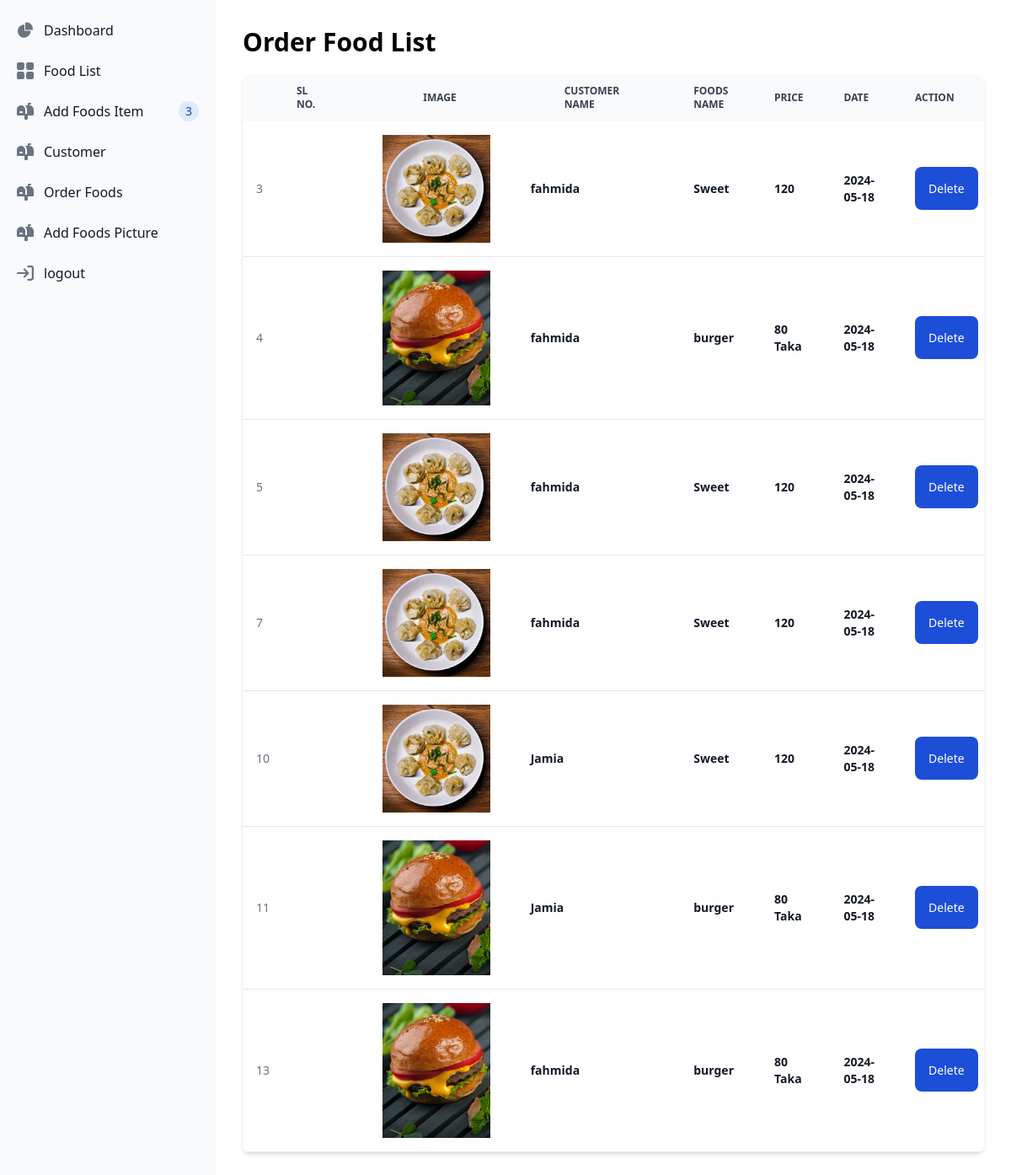
The app's page /Admin/orderFoods.php with its own data.
### tables this page shows
CREATE TABLE `order` (
  `id` int(11) NOT NULL,
  `c_id` int(11) NOT NULL,
  `foodname` varchar(256) NOT NULL,
  `price` varchar(256) NOT NULL,
  `username` varchar(256) NOT NULL,
  `photo` varchar(256) NOT NULL,
  `date` date NOT NULL DEFAULT current_timestamp()
);

### Admin/orderFoods.php (the view, shortened to what this page needs)
<!DOCTYPE html>
<html lang="en">
<head>
    <script src="https://cdn.tailwindcss.com"></script>
    <link rel="stylesheet" href="https://cdnjs.cloudflare.com/ajax/libs/flowbite/2.3.0/flowbite.css" />
    <link rel="stylesheet" href="../Style/style.css">
</head>
<body>
<?php require_once("aside.php");?>
<div class="p-4 sm:ml-64">
   <div class="p-4  rounded-lg dark:border-gray-700">
     <div class="foodlist mb-5">
        <h1 class="text-3xl font-extrabold">Order Food List</h1>
     </div>
<div class="food-list">
                            <div class="relative overflow-x-auto shadow-md sm:rounded-lg">
                                <table class="w-full text-sm text-left rtl:text-right text-gray-500 dark:text-gray-400">
                                    <thead class="text-xs text-gray-700 uppercase bg-gray-50 dark:bg-gray-700 dark:text-gray-400">
                                        <tr>
                                            <th scope="col" class="px-16 py-3">
                                                Sl No.
                                            </th>
                                            <th scope="col" class="px-16 py-3">
                                                Image
                                            </th>
                                            <th scope="col" class="px-16 py-3">
                                                Customer Name
                                            </th>
                                            <th scope="col" class="px-6 py-3">
                                                Foods Name
                                            </th>
                                            <th scope="col" class="px-6 py-3">
                                                Price
                                            </th>
                                            <th scope="col" class="px-6 py-3">
                                                Date
                                            </th>
                                            <th scope="col" class="px-6 py-3">
                                                Action
                                            </th>
                                        </tr>
                                    </thead>
                                    <tbody>
<?php
 require("../config/configer.php");
 $readData = "SELECT * FROM `order`";
 $query=mysqli_query($connect,$readData);
 while($data = mysqli_fetch_assoc($query)){
     $foodIdOr=$data['id'];
     $foodNameOr=$data['foodname'];
     $photoOr=$data['photo'];
     $tkOr=$data['price'];
     $date=$data['date'];
     $username=$data['username'];
 ?>
                                        <tr class="bg-white border-b dark:bg-gray-800 dark:border-gray-700 hover:bg-gray-50 dark:hover:bg-gray-600">
                                            <td class="p-4">
                                                <?php echo $foodIdOr; ?>
                                            </td>
                                            <td class="p-4">
                                                <img src="../image/<?php echo $photoOr?>" class="w-16 md:w-32 max-w-full max-h-full" alt="Food Not Found">
                                            </td>
                                            <td class="px-6 py-4 font-semibold text-gray-900 dark:text-white">
                                                <?php echo $username; ?>
                                            </td>
                                            <td class="px-6 py-4 font-semibold text-gray-900 dark:text-white">
                                                <?php echo $foodNameOr; ?>
                                            </td>
                                            <td class="px-6 py-4 font-semibold text-gray-900 dark:text-white">
                                               <?php echo $tkOr; ?>
                                            </td>
                                            <td class="px-6 py-4 font-semibold text-gray-900 dark:text-white">
                                               <?php echo $date; ?>
                                            </td>
                                            <td class="px-6 py-4">
                                                <a href="../php/adminDelOrder.php?del=<?php echo $foodIdOr; ?>" class="font-medium bg-blue-700 p-4 rounded-lg text-white dark:text-white hover:underline">Delete</a>
                                            </td>
                                        </tr>
<?php
 }
 ?>
                                    </tbody>
                                </table>
                            </div>
             </div>
   </div>
</div>
</body>
</html>

### Admin/aside.php (shortened to what this page needs)
<aside id="default-sidebar" class="fixed top-0 left-0 z-40 w-64 h-screen transition-transform -translate-x-full sm:translate-x-0" aria-label="Sidebar">
   <div class="h-full px-3 py-4 overflow-y-auto bg-gray-50 dark:bg-gray-800">
      <ul class="space-y-2 font-medium">
         <li>
            <a href="admin.php" class="flex items-center p-2 text-gray-900 rounded-lg dark:text-white hover:bg-gray-100 dark:hover:bg-gray-700 group">
               <span class="ms-3">Dashboard</span>
            </a>
         </li>
         <li>
            <a href="foodList.php" class="flex items-center p-2 text-gray-900 rounded-lg dark:text-white hover:bg-gray-100 dark:hover:bg-gray-700 group">
               <span class="flex-1 ms-3 whitespace-nowrap">Food List</span>
            </a>
         </li>
         <li>
            <a href="addFoods.php" class="flex items-center p-2 text-gray-900 rounded-lg dark:text-white hover:bg-gray-100 dark:hover:bg-gray-700 group">
               <span class="flex-1 ms-3 whitespace-nowrap">Add Foods Item</span>
               <span class="inline-flex items-center justify-center w-3 h-3 p-3 ms-3 text-sm font-medium text-blue-800 bg-blue-100 rounded-full dark:bg-blue-900 dark:text-blue-300">3</span>
            </a>
         </li>
         <li>
            <a href="customer.php" class="flex items-center p-2 text-gray-900 rounded-lg dark:text-white hover:bg-gray-100 dark:hover:bg-gray-700 group">
               <span class="flex-1 ms-3 whitespace-nowrap">Customer</span>
            </a>
         </li>
         <li>
            <a href="orderFoods.php" class="flex items-center p-2 text-gray-900 rounded-lg dark:text-white hover:bg-gray-100 dark:hover:bg-gray-700 group">
               <span class="flex-1 ms-3 whitespace-nowrap">Order Foods </span>
            </a>
         </li>
         <li>
            <a href="addFoodPicture.php" class="flex items-center p-2 text-gray-900 rounded-lg dark:text-white hover:bg-gray-100 dark:hover:bg-gray-700 group">
               <span class="flex-1 ms-3 whitespace-nowrap">Add Foods Picture</span>
            </a>
         </li>
         <li>
            <a href="adminLogin.php" class="flex items-center p-2 text-gray-900 rounded-lg dark:text-white hover:bg-gray-100 dark:hover:bg-gray-700 group">
               <span class="flex-1 ms-3 whitespace-nowrap">logout</span>
            </a>
         </li>
      </ul>
   </div>
</aside>

### records on screen
order: id "3", photo (picture), username "fahmida", foodname "Sweet", price "120", date "2024-05-18"
order: id "4", photo (picture), username "fahmida", foodname "burger", price "80 Taka", date "2024-05-18"
order: id "5", photo (picture), username "fahmida", foodname "Sweet", price "120", date "2024-05-18"
order: id "7", photo (picture), username "fahmida", foodname "Sweet", price "120", date "2024-05-18"
order: id "10", photo (picture), username "Jamia", foodname "Sweet", price "120", date "2024-05-18"
order: id "11", photo (picture), username "Jamia", foodname "burger", price "80 Taka", date "2024-05-18"
order: id "13", photo (picture), username "fahmida", foodname "burger", price "80 Taka", date "2024-05-18"
